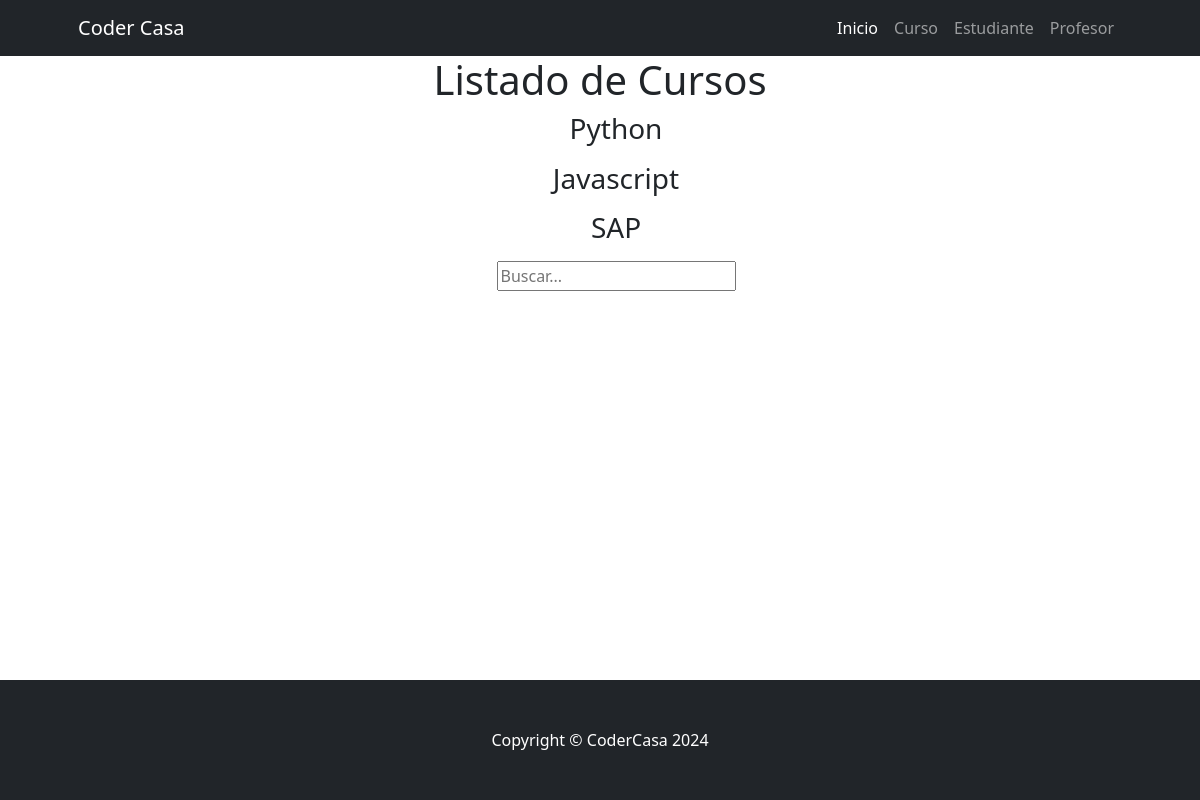
The page /Clase/curso_list on the database as committed earlier.
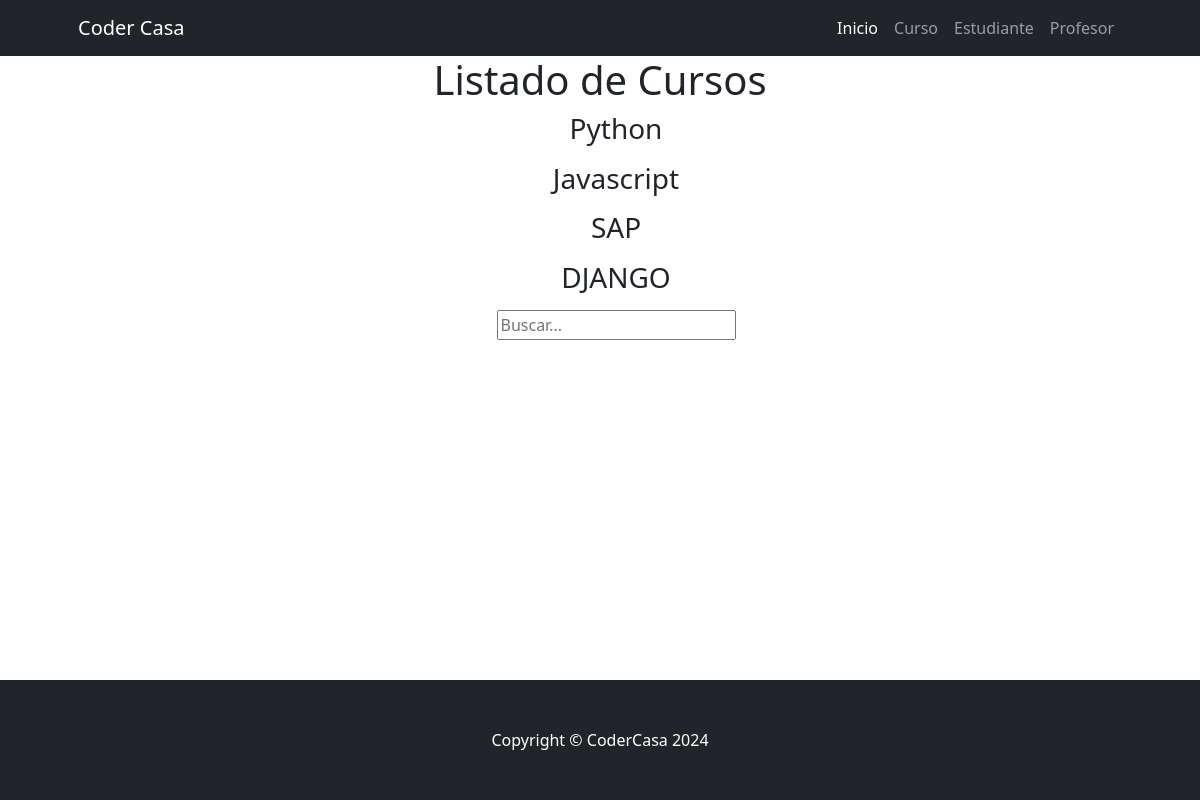
The same page on the database as committed later.
### Clase/models.py (models this page shows, shortened)
class Curso(models.Model):
    nombre = models.CharField(max_length=255, unique=True)
    class Meta:
        verbose_name = "Curso"
        verbose_name_plural = "Cursos"

### Clase/views.py (the view)
# urls.py: path("curso_list", curso_list,name="curso_list" ),
def curso_list(request):
    busqueda = request.GET.get("busqueda",None)
    if busqueda:
        print(busqueda)
        consulta = Curso.objects.filter(nombre__icontains=busqueda)
    else:
        consulta = Curso.objects.all()
    contexto = {"cursos": consulta}
    return render(request,"Clase/curso_list.html", contexto)

### Clase/templates/Clase/curso_list.html (shortened to what this page needs)
{% extends 'core/base.html' %}
{% block content %}
<center>
<h1>Listado de Cursos</h1>
</center>
<center>
{% for curso in cursos  %}
<ul>
    <h3>{{curso.nombre}}</h3>
</ul>
{% endfor %}
</center>
<ul>
    <center>
    <form action="{% url 'Clase:curso_list' %}" method="get">
        <input type="text" name="busqueda" placeholder="Buscar...">
    </form>
    </center>
</ul>
{% endblock content %}

Rows that differ between the two databases and show on the page:
added Curso: nombre "DJANGO"
